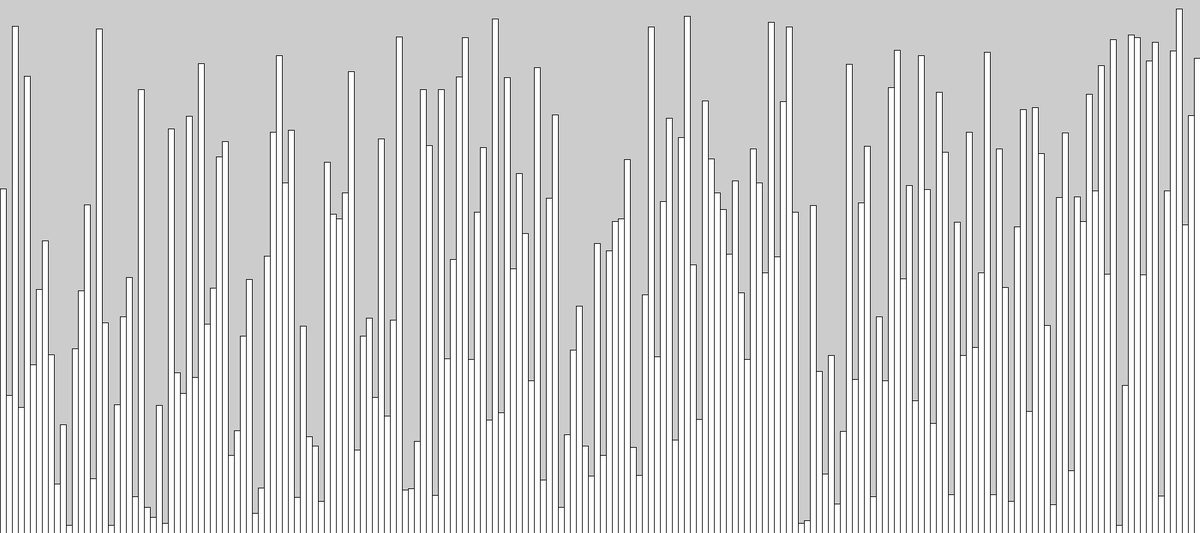
Frame 1 (no input)
Frame 60 (the mouse pressed at the canvas centre just before this capture): identical to frame 1, image omitted
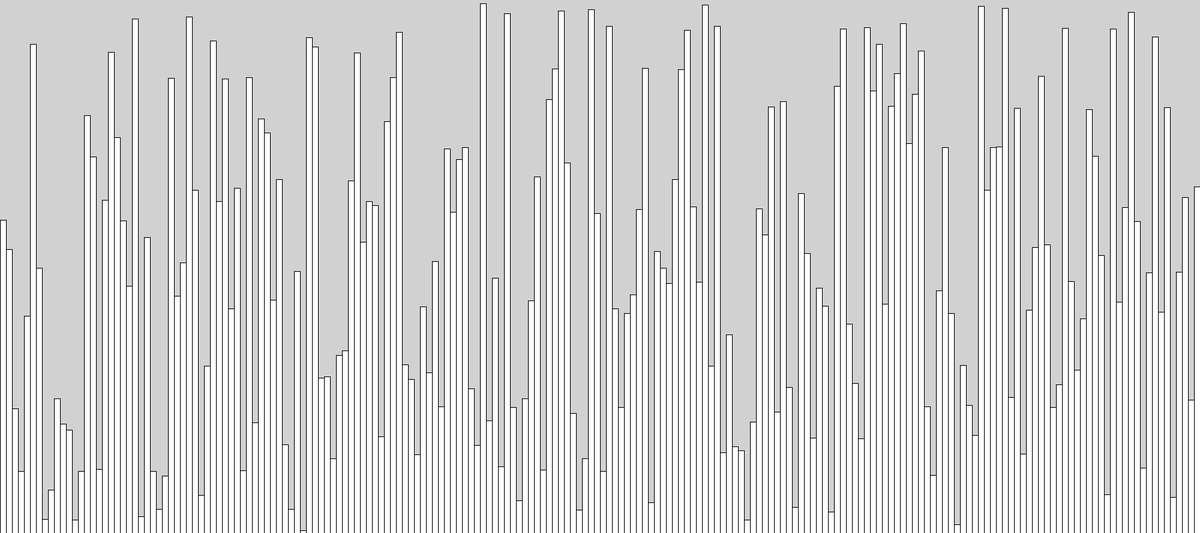
Frame 120 (the mouse held since frame 60 and released just before this capture)

The Processing sketch that drew these frames (run headless with seeded random() and noise(); from frame 60 on, the mouse is pressed at the canvas centre):

// Processing sketch: sketch_210529a
// ── sketch_210529a.pde
int[] integerArray = new int[200];
int deltaX = 4;

void setup() {
  size(1800, 800);
  deltaX = width/integerArray.length;
  System.out.println(deltaX);
  
  for(int i = 0; i < integerArray.length; i++){
    int randomNumbers = int(random(0, height));
    integerArray[i] = randomNumbers;
  }
}

void draw() {  
  for(int i = 0; i < integerArray.length; i++){
    rect(i*deltaX, height-integerArray[i], deltaX, integerArray[i]);
  }
  
  if (mousePressed) {
    background(209);
    for(int i = 0; i < integerArray.length; i++){
      int randomNumbers = int(random(0, height));
      integerArray[i] = randomNumbers;
    }
    
    for(int i = 0; i < integerArray.length; i++){
      rect(i*deltaX, height-integerArray[i], deltaX, integerArray[i]);
    }
  }
}
